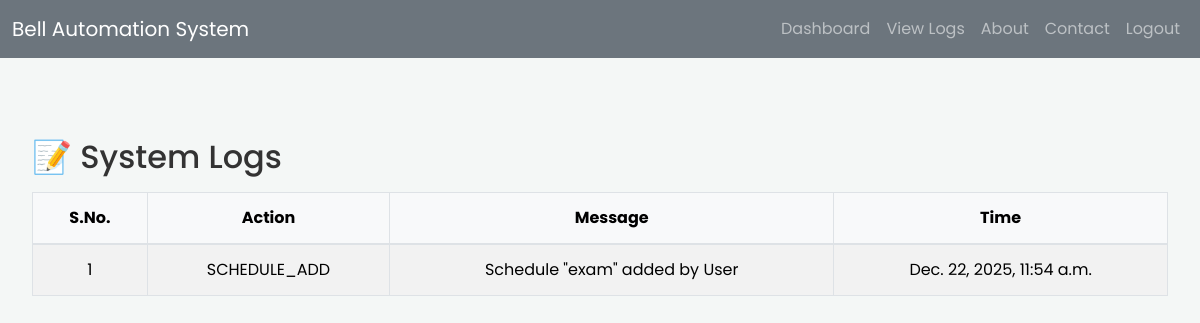
The app's page /logs/ (signed in) with its own data.
### bellapp/models.py (models this page shows, shortened)
class SystemLog(models.Model):
    ACTION_CHOICES = [
        ('AUTO_RING', 'Automatic Ring'),
        ('MANUAL_RING', 'Manual Ring'),
        ('SCHEDULE_ADD', 'Schedule Added'),
        ('SCHEDULE_EDIT', 'Schedule Edited'),
        ('SCHEDULE_DELETE', 'Schedule Deleted'),
    ]
    action = models.CharField(max_length=50, choices=ACTION_CHOICES)
    message = models.TextField()
    timestamp = models.DateTimeField(auto_now_add=True)

### bellapp/views.py (the view)
# urls.py: path('logs/', views.system_logs, name='system_logs'),
@login_required
def system_logs(request):
    logs = SystemLog.objects.order_by('-timestamp')
    return render(request, 'myapp/logs.html', {'logs': logs})

### templates/myapp/logs.html (shortened to what this page needs)
{% extends "myapp/base.html" %}
{% block content %}
<div class="container mt-4">
  <h2>📝 System Logs</h2>
  <table class="table table-bordered table-striped mt-3">
    <thead style="background-color: #f8f9fa;">
      <tr>
        <th style="color: black;">S.No.</th>
        <th style="color: black;">Action</th>
        <th style="color: black;">Message</th>
        <th style="color: black;">Time</th>
      </tr>
    </thead>
    <tbody>
      {% for log in logs %}
      <tr>
        <td>{{ forloop.counter }}</td>
        <td>{{ log.action }}</td>
        <td>{{ log.message }}</td>
        <td>{{ log.timestamp }}</td>
      </tr>
      {% empty %}
      <tr>
        <td colspan="4" class="text-center">No system logs found.</td>
      </tr>
      {% endfor %}
    </tbody>
  </table>
</div>
{% endblock %}

### bellapp/static/myapp/css/dashboard.css (style rules this page uses)
* { box-sizing: border-box; margin: 0; padding: 0; }
body { background-color: #f4f6fa; color: #343a40; font-family: sans-serif; }
.container { max-width: 1200px; margin: auto; padding: 1rem; }
.table { width: 100%; border-collapse: collapse; }
.table thead th { border-bottom: 2px solid #dee2e6; text-align: center; padding: 0.75rem 1rem; background-color: #f8f9fa; white-space: nowrap; }
.table tbody tr { background-color: #fff; text-align: center; white-space: nowrap; }
.table tbody tr:nth-child(odd) { background-color: #f8f9fa; }
.table tbody td { padding: 0.75rem 1rem; }

### bellapp/static/myapp/css/about.css (style rules this page uses)
* { margin: 0; padding: 0; box-sizing: border-box; }
body { font-family: Arial, Helvetica, sans-serif; background-color: #f4f7f6; color: #333; min-height: 100vh; }

### bellapp/static/myapp/css/contact.css (style rules this page uses)
* { box-sizing: border-box; margin: 0; padding: 0; }
body { font-family: Arial, sans-serif; background-color: #f4f7f6; line-height: 1.6; }

### templates/myapp/base.html (style rules this page uses)
body { font-family:'Poppins',sans-serif; }

### records on screen
SystemLog: action "SCHEDULE_ADD", message "Schedule \"exam\" added by User", timestamp "Dec. 22, 2025, 11:54 a.m."
